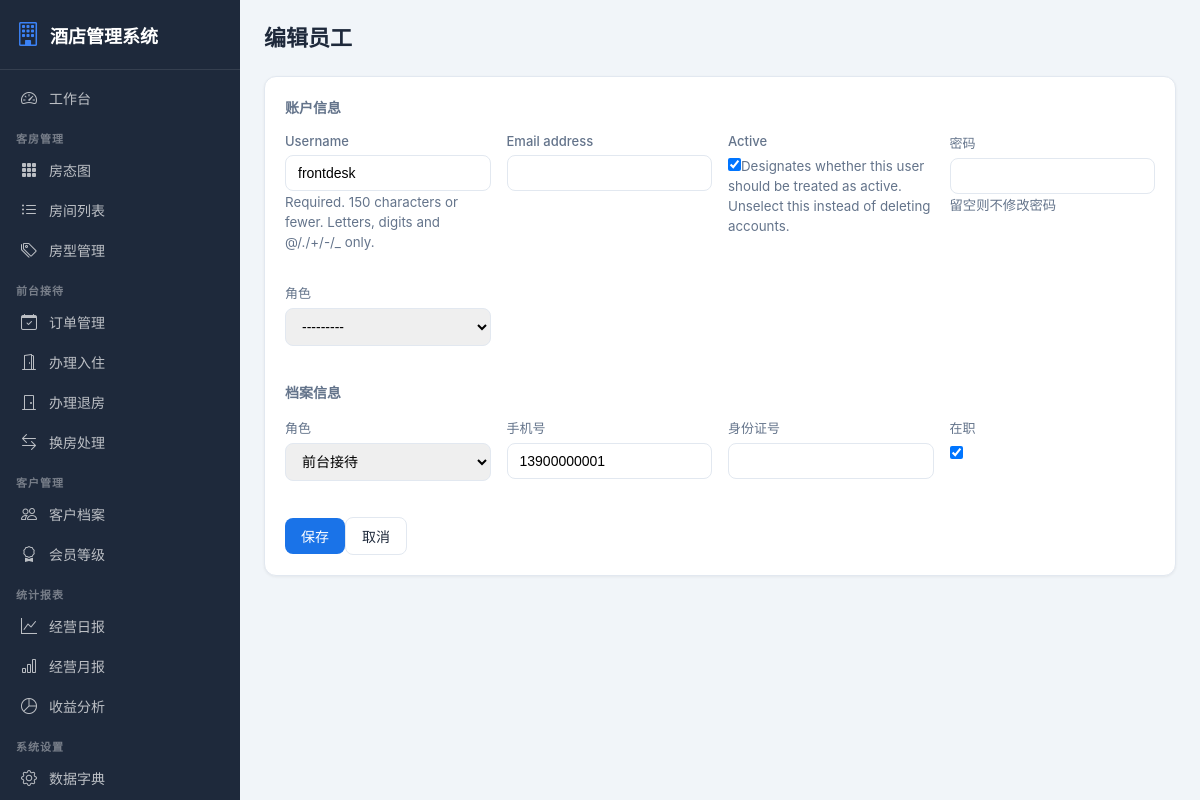
The app's page /accounts/users/2/edit/ (signed in) with its own data.
### accounts/models.py (models this page shows, shortened)
class UserProfile(models.Model):
    user = models.OneToOneField(User, on_delete=models.CASCADE, related_name="profile")
    role = models.ForeignKey(Role, on_delete=models.SET_NULL, null=True, verbose_name="角色")
    phone = models.CharField(verbose_name="手机号", max_length=20, blank=True)
    id_card = models.CharField(verbose_name="身份证号", max_length=18, blank=True)
    avatar = models.ImageField(verbose_name="头像", upload_to="avatars/", blank=True)
    is_active_staff = models.BooleanField(verbose_name="在职", default=True)
    created_at = models.DateTimeField(verbose_name="创建时间", auto_now_add=True)
    class Meta:
        verbose_name = "用户档案"
        verbose_name_plural = "用户档案"

### accounts/views.py (the view)
# urls.py: path("users/<int:pk>/edit/", views.user_edit, name="user_edit"),
@login_required
@user_passes_test(is_admin)
def user_edit(request, pk):
    user = get_object_or_404(User, pk=pk)
    profile = user.profile if hasattr(user, 'profile') else None
    if request.method == "POST":
        uform = UserForm(request.POST, instance=user)
        pform = UserProfileForm(request.POST, instance=profile)
        if uform.is_valid() and pform.is_valid():
            user = uform.save(commit=False)
            if uform.cleaned_data.get("password"):
                user.set_password(uform.cleaned_data["password"])
            user.save()
            p = pform.save(commit=False)
            p.user = user
            p.save()
            log_operation(request.user, "编辑用户", f"编辑用户: {user.username}", request)
            messages.success(request, "用户更新成功")
            return redirect("accounts:user_list")
    else:
        uform = UserForm(instance=user)
        pform = UserProfileForm(instance=profile)
    return render(request, "accounts/user_form.html", {"uform": uform, "pform": pform, "action": "编辑"})

### accounts/forms.py
class UserForm(forms.ModelForm):
    password = forms.CharField(label="密码", widget=forms.PasswordInput(attrs={"class":"form-control"}), required=False, help_text="留空则不修改密码")
    role = forms.ModelChoiceField(queryset=Role.objects.all(), label="角色", widget=forms.Select(attrs={"class":"form-control"}), required=False)
    class Meta:
        model = User
        fields = ["username", "email", "is_active"]
        widgets = {
            "username": forms.TextInput(attrs={"class":"form-control"}),
            "email": forms.EmailInput(attrs={"class":"form-control"}),
        }

class UserProfileForm(forms.ModelForm):
    class Meta:
        model = UserProfile
        fields = ["role", "phone", "id_card", "is_active_staff"]
        widgets = {
            "role": forms.Select(attrs={"class":"form-control"}),
            "phone": forms.TextInput(attrs={"class":"form-control"}),
            "id_card": forms.TextInput(attrs={"class":"form-control"}),
        }

### accounts/models.py (called while the page is built)
    def __str__(self):
        return self.name

### accounts/views.py (called while the page is built)
def is_admin(user):
    try:
        return user.profile.role and user.profile.role.code == "admin"
    except:
        return False

### accounts/templates/accounts/user_form.html (shortened to what this page needs)
{% extends 'base.html' %}
{% block content %}
<div class="page-header"><h1>{{ action }}员工</h1></div>
<div class="card"><div class="card-body">
<form method="post">{% csrf_token %}
<h4 style="margin-bottom:16px;color:var(--text-light);font-size:14px">账户信息</h4>
<div class="form-row">
{% for field in uform %}
<div class="form-group"><label class="form-label">{{ field.label }}</label>{{ field }}{% if field.help_text %}<small style="color:var(--text-light)">{{ field.help_text }}</small>{% endif %}</div>
{% endfor %}
</div>
<h4 style="margin-bottom:16px;margin-top:20px;color:var(--text-light);font-size:14px">档案信息</h4>
<div class="form-row">
{% for field in pform %}
<div class="form-group"><label class="form-label">{{ field.label }}</label>{{ field }}</div>
{% endfor %}
</div>
<div style="margin-top:20px"><button type="submit" class="btn btn-primary">保存</button><a href="{% url 'accounts:user_list' %}" class="btn btn-outline">取消</a></div>
</form></div></div>
{% endblock %}

### static/css/style.css (style rules this page uses)
:root { --primary: #1a73e8; --primary-dark: #1557b0; --sidebar-bg: #1e293b; --sidebar-hover: #334155; --bg: #f1f5f9; --card-bg: #ffffff; --text: #1e293b; --text-light: #64748b; --border: #e2e8f0; --success: #10b981; --warning: #f59e0b; --danger: #ef4444; --info: #3b82f6; }
* { margin: 0; padding: 0; box-sizing: border-box; }
body { font-family: -apple-system, BlinkMacSystemFont, "Segoe UI", Roboto, "PingFang SC", "Microsoft YaHei", sans-serif; background: var(--bg); color: var(--text); display: flex; min-height: 100vh; }
.page-header { display: flex; justify-content: space-between; align-items: center; margin-bottom: 24px; }
.page-header h1 { font-size: 22px; font-weight: 700; }
.card { background: var(--card-bg); border-radius: 12px; box-shadow: 0 1px 3px rgba(0,0,0,0.06); border: 1px solid var(--border); margin-bottom: 16px; }
.card-body { padding: 20px; }
.btn { display: inline-flex; align-items: center; gap: 6px; padding: 8px 16px; border-radius: 8px; font-size: 14px; font-weight: 500; border: none; cursor: pointer; text-decoration: none; transition: all 0.15s; }
.btn-primary { background: var(--primary); color: #fff; }
.btn-outline { background: transparent; border: 1px solid var(--border); color: var(--text); }
.form-group { margin-bottom: 16px; }
.form-label { display: block; margin-bottom: 6px; font-size: 13px; font-weight: 500; color: var(--text-light); }
.form-control { width: 100%; padding: 9px 12px; border: 1px solid var(--border); border-radius: 8px; font-size: 14px; transition: border-color 0.15s; }
.form-row { display: grid; grid-template-columns: repeat(auto-fit, minmax(200px, 1fr)); gap: 16px; }

### records on screen
UserProfile: pform "前台接待" "13900000001" "☑"

### other values on screen
{{ action }} "编辑"
{{ field.label }} "Username" "Email address" "Active" "密码" "角色"
{{ field.help_text }} "Required. 150 characters or fewer. Letters, digits and @/./+/-/_ only." "Designates whether this user should be treated as active. Unselect this instead of deleting accounts." "留空则不修改密码"
{{ field.label }} "角色" "手机号" "身份证号" "在职"
